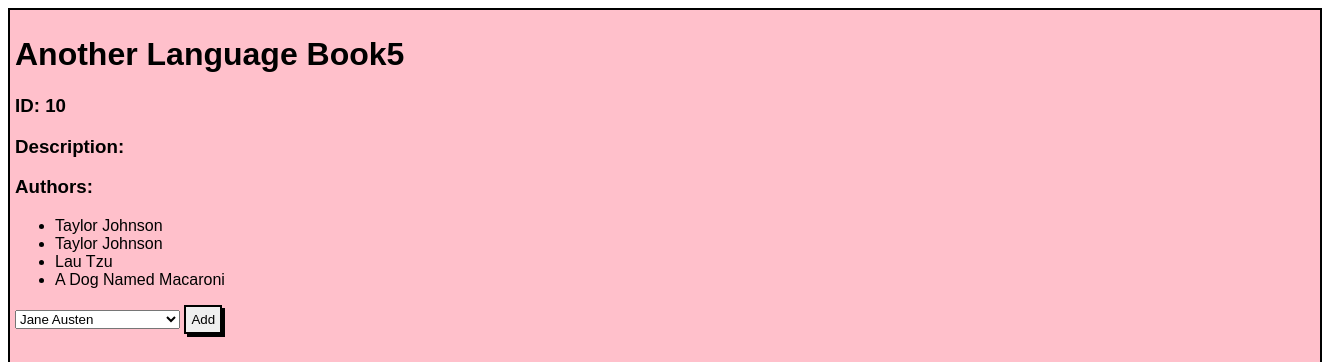
Screenshot of /books/10 with the database file from the repository.
### main_app/models.py (models this page shows, shortened)
class Book(models.Model):
    title = models.CharField(max_length=255)
    desc = models.TextField()
    created_at = models.DateTimeField(auto_now_add=True)
    updated_at = models.DateTimeField(auto_now=True)

class Author(models.Model):
    first_name = models.CharField(max_length=255)
    last_name = models.CharField(max_length=255)
    books = models.ManyToManyField(Book, related_name='authors', null=True)
    notes = models.TextField(null=True)
    created_at = models.DateTimeField(auto_now_add=True)
    updated_at = models.DateTimeField(auto_now=True)

### main_app/views.py (the view)
# urls.py: path('books/<int:book_id>', views.show_book),
def show_book(request, book_id):
    one_book = Book.objects.get(id=book_id)
    all_authors = Author.objects.all()
    context = {
        'book' : one_book,
        "all_authors" : all_authors
    }
    return render(request, 'show_book.html', context)

### main_app/templates/show_book.html (shortened to what this page needs)
<!DOCTYPE html>
<html lang="en">
<head>
    {% load static %}
    <link rel="stylesheet" type="text/css" href="{% static 'style.css' %}">
</head>
<body>
    <div class="show_container">
        <h1>{{book.title}}</h1>
        <h3>ID: {{book.id}}</h3>
        <h3>Description: {{book.desc}}</h3>
        <h3>Authors:</h3>
        <ul>
            {% for author in book.authors.all %}
            <li>{{author.first_name}} {{author.last_name}}</li>
            {% endfor %}
        </ul>
        <form action="/addAuthorToBook" method="post">
            <select name="author_id" id="author_id">
                {% for author in all_authors %}
                    <option value="{{author.id}}">{{author.first_name}} {{author.last_name}}</option>
                {% endfor %}
            </select>
            <input type="submit" value="Add" id='add_button'>
        </form>
    </div>
</body>
</html>

### main_app/static/style.css (style rules this page uses)
.show_container { width: 1300px; height: 800px; background-color: pink; border: 2px solid black; font-family: 'Lucida Sans', 'Lucida Sans Regular', 'Lucida Grande', 'Lucida Sans Unicode', Geneva, Verdana, sans-serif; padding: 5px; }
#add_button { border: 2px solid black; box-shadow: 3px 3px black; padding: 5px; }

### rows the page displays
Book: title "Another Language Book5", id "10"
Author: first_name "Taylor", last_name "Johnson"
Author: first_name "Taylor", last_name "Johnson"
Author: first_name "Lau", last_name "Tzu"
Author: first_name "A Dog Named", last_name "Macaroni"

### other values shown
form field author_id "Jane Austen"
